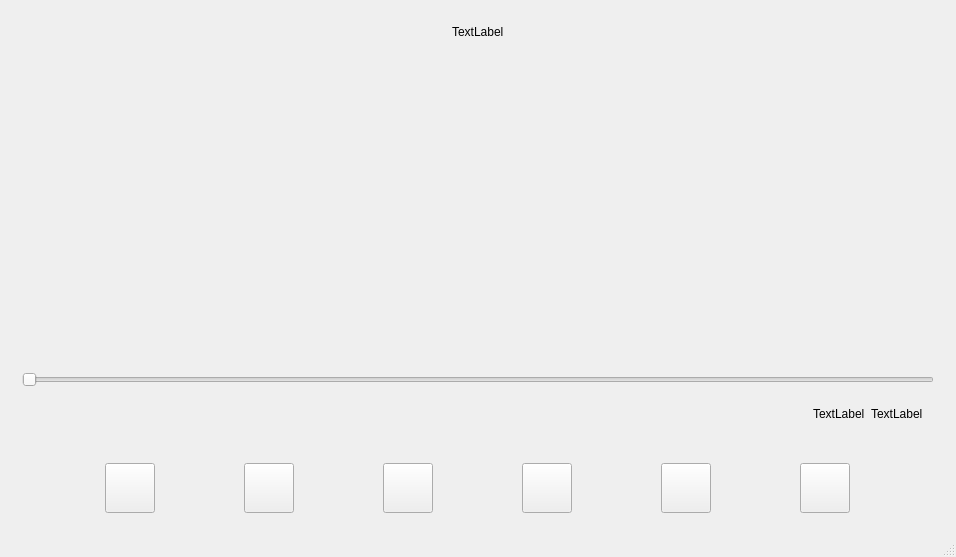
<?xml version="1.0" encoding="UTF-8"?>
<ui version="4.0">
 <class>MyMusicPlayer</class>
 <widget class="QMainWindow" name="MyMusicPlayer">
  <property name="geometry">
   <rect>
    <x>0</x>
    <y>0</y>
    <width>956</width>
    <height>557</height>
   </rect>
  </property>
  <property name="windowTitle">
   <string>MyMusicPlayer</string>
  </property>
  <property name="styleSheet">
   <string notr="true">#centralWidget{
border-image: url(:/img/backimg.jpg);
}</string>
  </property>
  <widget class="QWidget" name="centralWidget">
   <layout class="QVBoxLayout" name="verticalLayout_2">
    <item>
     <widget class="QWidget" name="widget_5" native="true">
      <layout class="QHBoxLayout" name="horizontalLayout">
       <item>
        <spacer name="horizontalSpacer_2">
         <property name="orientation">
          <enum>Qt::Horizontal</enum>
         </property>
         <property name="sizeHint" stdset="0">
          <size>
           <width>40</width>
           <height>20</height>
          </size>
         </property>
        </spacer>
       </item>
       <item>
        <widget class="QLabel" name="showNowSong">
         <property name="text">
          <string>TextLabel</string>
         </property>
        </widget>
       </item>
       <item>
        <spacer name="horizontalSpacer_3">
         <property name="orientation">
          <enum>Qt::Horizontal</enum>
         </property>
         <property name="sizeHint" stdset="0">
          <size>
           <width>40</width>
           <height>20</height>
          </size>
         </property>
        </spacer>
       </item>
      </layout>
     </widget>
    </item>
    <item>
     <widget class="QTableWidget" name="infoSong">
      <property name="styleSheet">
       <string notr="true">background-color: rgb(0, 0, 0, 0);</string>
      </property>
     </widget>
    </item>
    <item>
     <widget class="QWidget" name="widget_2" native="true">
      <layout class="QVBoxLayout" name="verticalLayout">
       <item>
        <widget class="QSlider" name="slProcess">
         <property name="maximum">
          <number>100</number>
         </property>
         <property name="orientation">
          <enum>Qt::Horizontal</enum>
         </property>
        </widget>
       </item>
       <item>
        <widget class="QWidget" name="widget_4" native="true">
         <layout class="QHBoxLayout" name="horizontalLayout_3">
          <item>
           <spacer name="horizontalSpacer">
            <property name="orientation">
             <enum>Qt::Horizontal</enum>
            </property>
            <property name="sizeHint" stdset="0">
             <size>
              <width>40</width>
              <height>20</height>
             </size>
            </property>
           </spacer>
          </item>
          <item>
           <widget class="QLabel" name="lanow">
            <property name="text">
             <string>TextLabel</string>
            </property>
           </widget>
          </item>
          <item>
           <widget class="QLabel" name="lbding">
            <property name="text">
             <string>TextLabel</string>
            </property>
           </widget>
          </item>
         </layout>
        </widget>
       </item>
      </layout>
     </widget>
    </item>
    <item>
     <widget class="QWidget" name="widget_3" native="true">
      <layout class="QHBoxLayout" name="horizontalLayout_2">
       <item>
        <widget class="QPushButton" name="psAddfile">
         <property name="minimumSize">
          <size>
           <width>50</width>
           <height>50</height>
          </size>
         </property>
         <property name="maximumSize">
          <size>
           <width>50</width>
           <height>50</height>
          </size>
         </property>
         <property name="styleSheet">
          <string notr="true">border-image: url(:/img/file.png);</string>
         </property>
         <property name="text">
          <string/>
         </property>
        </widget>
       </item>
       <item>
        <widget class="QPushButton" name="psPlayType">
         <property name="minimumSize">
          <size>
           <width>50</width>
           <height>50</height>
          </size>
         </property>
         <property name="maximumSize">
          <size>
           <width>50</width>
           <height>50</height>
          </size>
         </property>
         <property name="styleSheet">
          <string notr="true">border-image: url(:/img/loop.png);</string>
         </property>
         <property name="text">
          <string/>
         </property>
        </widget>
       </item>
       <item>
        <widget class="QPushButton" name="pbPrev">
         <property name="minimumSize">
          <size>
           <width>50</width>
           <height>50</height>
          </size>
         </property>
         <property name="maximumSize">
          <size>
           <width>50</width>
           <height>50</height>
          </size>
         </property>
         <property name="styleSheet">
          <string notr="true">border-image: url(:/img/prev.png);</string>
         </property>
         <property name="text">
          <string/>
         </property>
        </widget>
       </item>
       <item>
        <widget class="QPushButton" name="psPuse">
         <property name="minimumSize">
          <size>
           <width>50</width>
           <height>50</height>
          </size>
         </property>
         <property name="maximumSize">
          <size>
           <width>50</width>
           <height>50</height>
          </size>
         </property>
         <property name="styleSheet">
          <string notr="true">border-image: url(:/img/play.png);</string>
         </property>
         <property name="text">
          <string/>
         </property>
        </widget>
       </item>
       <item>
        <widget class="QPushButton" name="psNext">
         <property name="minimumSize">
          <size>
           <width>50</width>
           <height>50</height>
          </size>
         </property>
         <property name="maximumSize">
          <size>
           <width>50</width>
           <height>50</height>
          </size>
         </property>
         <property name="styleSheet">
          <string notr="true">border-image: url(:/img/next.png);</string>
         </property>
         <property name="text">
          <string/>
         </property>
        </widget>
       </item>
       <item>
        <widget class="QPushButton" name="psVolume">
         <property name="minimumSize">
          <size>
           <width>50</width>
           <height>50</height>
          </size>
         </property>
         <property name="maximumSize">
          <size>
           <width>50</width>
           <height>50</height>
          </size>
         </property>
         <property name="styleSheet">
          <string notr="true">border-image: url(:/img/soundsize.png);</string>
         </property>
         <property name="text">
          <string/>
         </property>
        </widget>
       </item>
      </layout>
     </widget>
    </item>
   </layout>
  </widget>
  <widget class="QStatusBar" name="statusBar"/>
  <action name="actionaddFile">
   <property name="text">
    <string>添加文件</string>
   </property>
  </action>
 </widget>
 <layoutdefault spacing="6" margin="11"/>
 <resources/>
 <connections/>
</ui>
